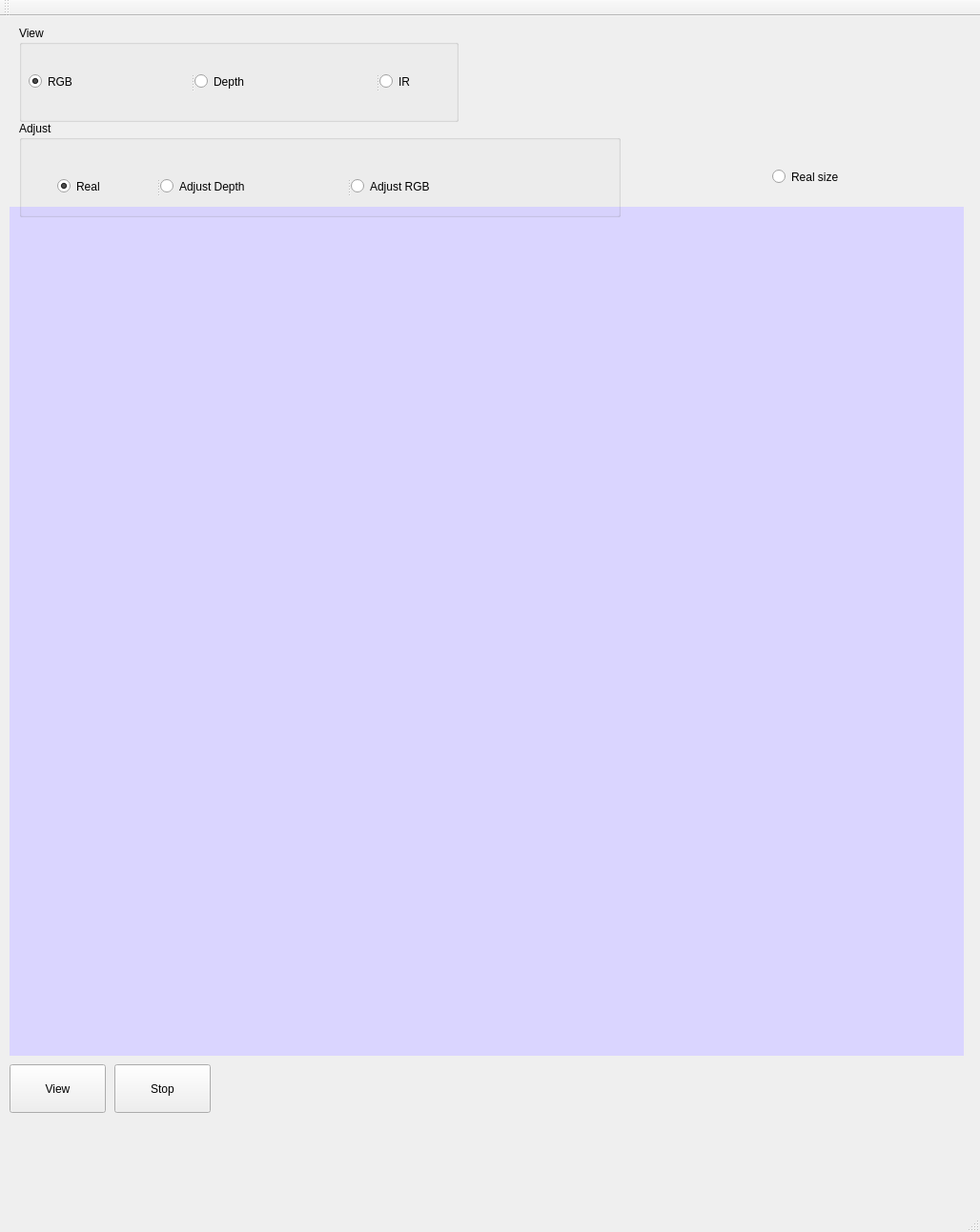
<?xml version="1.0" encoding="UTF-8"?>
<ui version="4.0">
 <class>VisorRealSenseOneClass</class>
 <widget class="QMainWindow" name="VisorRealSenseOneClass">
  <property name="geometry">
   <rect>
    <x>0</x>
    <y>0</y>
    <width>1028</width>
    <height>1293</height>
   </rect>
  </property>
  <property name="windowTitle">
   <string>FRAV view</string>
  </property>
  <widget class="QWidget" name="centralWidget">
   <widget class="QPushButton" name="pBShowImg">
    <property name="geometry">
     <rect>
      <x>10</x>
      <y>1100</y>
      <width>101</width>
      <height>51</height>
     </rect>
    </property>
    <property name="text">
     <string>View</string>
    </property>
   </widget>
   <widget class="QLabel" name="lImg_1">
    <property name="geometry">
     <rect>
      <x>10</x>
      <y>200</y>
      <width>1001</width>
      <height>891</height>
     </rect>
    </property>
    <property name="styleSheet">
     <string notr="true">background-color: rgb(218, 213, 255);</string>
    </property>
    <property name="text">
     <string/>
    </property>
   </widget>
   <widget class="QGroupBox" name="groupBox">
    <property name="geometry">
     <rect>
      <x>20</x>
      <y>110</y>
      <width>631</width>
      <height>101</height>
     </rect>
    </property>
    <property name="title">
     <string>Adjust</string>
    </property>
    <widget class="QSplitter" name="splitter">
     <property name="geometry">
      <rect>
       <x>40</x>
       <y>50</y>
       <width>492</width>
       <height>37</height>
      </rect>
     </property>
     <property name="orientation">
      <enum>Qt::Horizontal</enum>
     </property>
     <widget class="QRadioButton" name="rBViewReal">
      <property name="text">
       <string>Real</string>
      </property>
      <property name="checked">
       <bool>true</bool>
      </property>
     </widget>
     <widget class="QRadioButton" name="rBViewAdjustDepth">
      <property name="text">
       <string>Adjust Depth</string>
      </property>
      <property name="checked">
       <bool>false</bool>
      </property>
     </widget>
     <widget class="QRadioButton" name="rBViewAdjustRGB">
      <property name="text">
       <string>Adjust RGB</string>
      </property>
     </widget>
    </widget>
   </widget>
   <widget class="QPushButton" name="pBShowImg_4">
    <property name="geometry">
     <rect>
      <x>120</x>
      <y>1100</y>
      <width>101</width>
      <height>51</height>
     </rect>
    </property>
    <property name="text">
     <string>Stop</string>
    </property>
   </widget>
   <widget class="QSplitter" name="splitter_2">
    <property name="geometry">
     <rect>
      <x>810</x>
      <y>150</y>
      <width>161</width>
      <height>37</height>
     </rect>
    </property>
    <property name="orientation">
     <enum>Qt::Horizontal</enum>
    </property>
    <widget class="QRadioButton" name="rBRealSizeImg_1">
     <property name="text">
      <string>Real size</string>
     </property>
     <property name="checked">
      <bool>false</bool>
     </property>
     <property name="autoExclusive">
      <bool>false</bool>
     </property>
    </widget>
   </widget>
   <widget class="QGroupBox" name="groupBox_3">
    <property name="geometry">
     <rect>
      <x>20</x>
      <y>10</y>
      <width>461</width>
      <height>101</height>
     </rect>
    </property>
    <property name="title">
     <string>View</string>
    </property>
    <widget class="QSplitter" name="splitter_3">
     <property name="geometry">
      <rect>
       <x>10</x>
       <y>40</y>
       <width>492</width>
       <height>37</height>
      </rect>
     </property>
     <property name="orientation">
      <enum>Qt::Horizontal</enum>
     </property>
     <widget class="QRadioButton" name="rBRGB">
      <property name="text">
       <string>RGB</string>
      </property>
      <property name="checked">
       <bool>true</bool>
      </property>
     </widget>
     <widget class="QRadioButton" name="rBDepth">
      <property name="text">
       <string>Depth</string>
      </property>
      <property name="checked">
       <bool>false</bool>
      </property>
     </widget>
     <widget class="QRadioButton" name="rBIR">
      <property name="text">
       <string>IR</string>
      </property>
     </widget>
    </widget>
   </widget>
  </widget>
  <widget class="QMenuBar" name="menuBar">
   <property name="geometry">
    <rect>
     <x>0</x>
     <y>0</y>
     <width>1028</width>
     <height>47</height>
    </rect>
   </property>
  </widget>
  <widget class="QToolBar" name="mainToolBar">
   <attribute name="toolBarArea">
    <enum>TopToolBarArea</enum>
   </attribute>
   <attribute name="toolBarBreak">
    <bool>false</bool>
   </attribute>
  </widget>
  <widget class="QStatusBar" name="statusBar"/>
 </widget>
 <layoutdefault spacing="6" margin="11"/>
 <resources>
  <include location="visorRealSenseOne.qrc"/>
 </resources>
 <connections>
  <connection>
   <sender>pBShowImg</sender>
   <signal>clicked()</signal>
   <receiver>VisorRealSenseOneClass</receiver>
   <slot>view()</slot>
   <hints>
    <hint type="sourcelabel">
     <x>73</x>
     <y>441</y>
    </hint>
    <hint type="destinationlabel">
     <x>136</x>
     <y>424</y>
    </hint>
   </hints>
  </connection>
  <connection>
   <sender>pBShowImg_4</sender>
   <signal>clicked()</signal>
   <receiver>VisorRealSenseOneClass</receiver>
   <slot>stop()</slot>
   <hints>
    <hint type="sourcelabel">
     <x>120</x>
     <y>442</y>
    </hint>
    <hint type="destinationlabel">
     <x>134</x>
     <y>552</y>
    </hint>
   </hints>
  </connection>
 </connections>
 <slots>
  <slot>view()</slot>
  <slot>play()</slot>
  <slot>record()</slot>
  <slot>stop()</slot>
  <slot>selectFile()</slot>
 </slots>
</ui>
